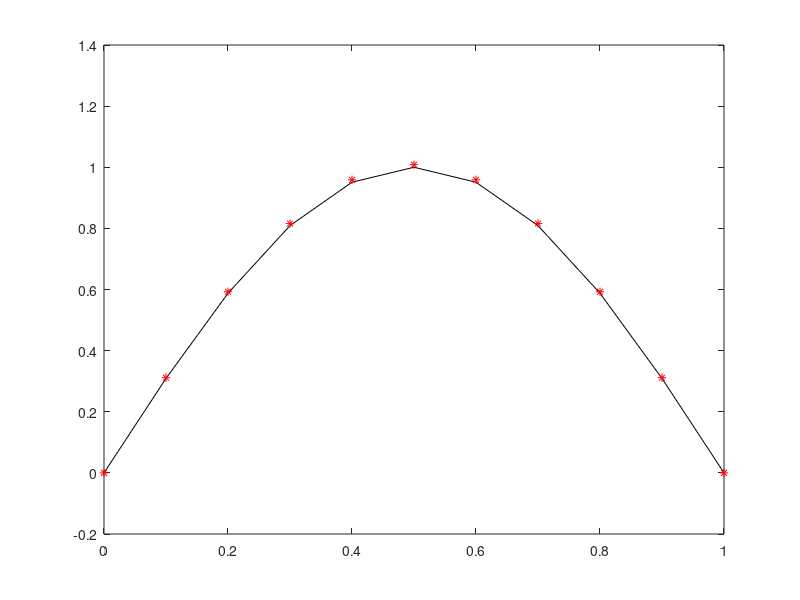

Here is the MATLAB script that generated this plot:
function fd1d (M,a,b,ua,ub)
%%%%%%%%%%%%%%%%%%%%%%%%%%%%%%%%%%%%%%%%%%%%%%%%%%%%%%
%%       FD1D
%%       for MTH 453/553
%%%%%%%%%%%%%%%%%%%%%%%%%%%%%%%%%%%%%%%%%%%%%%%%%%%%%%%%%%%%%%%%%%%%%%%%%%%%%%%%
%% This function shows how to set up the finite difference approximation of a 
%% model two-point boundary value problem -u''=f, on the interval [a,b], with 
%% Dirichlet boundary conditions ua (left) and ub (right), and default 
%% discretization 0....M.  
%%%%%%%%%%%%%%%%%%%%%%%%%%%%%%%%%%%%%%%%%%%%%%%%%%%%%%%%%%%%%%%%%%%%%%%%%%%%%%%%
%% Notes:
%% 1) Since MATLAB vectors aren't 0-indexed, we use 1..M+1 to label the nodes.
%% 2) The user must code the expression for f below (rhsfun).
%% 3) The user must code the expression for the exact solution below (exfun).


%% >>> Question to MP: What do you mean by this?  
%% >>> It seems that the boundary conditions are the inputs ua and ub?
%% and set up /change boundary conditions 

%%%%%%%%%%%%%%%%%%%%%%%%%%%%%%%%%%%%%%%%%%%%%%%%%%%%%%%%%%%%%%%%%%%%%%%%%%%%%%%%
%% Outputs:
%% This function will output a plot of both the exact solution and the 
%% numerical solution, along with reporting the max-norm error between the two.
%%%%%%%%%%%%%%%%%%%%%%%%%%%%%%%%%%%%%%%%%%%%%%%%%%%%%%%%%%%%%%%%%%%%%%%%%%%%%%%%
%% M. Peszynska, 03/2005
%% © Copyright Department of Mathematics, Oregon State University
%%%%%%%%%%%%%%%%%%%%%%%%%%%%%%%%%%%%%%%%%%%%%%%%%%%%%%%%%%%%%%%%%%%%%%%%%%%%%%%%
if nargin < 1, 
    M = 10; 
    a = 0; b = 1;
    ua = 0;
    ub = 0;
end

dx = (b-a)/M;           %% use uniform grid
x = (a:dx:b)';

%% set up the matrix and the right hand side vector
f = rhsfun(x);

A = zeros(M+1,M+1);     %% or use sparse(M+1,M+1)
for i=2:M
    %% set up i'th row of the matrix
    A(i,i) = 2;
    A(i,i-1) = -1; 
    A(i,i+1) = -1; 
end
A = A / (dx*dx);

%% apply the Dirichlet boundary conditions to the matrix 
%% and to the right hand side
A (1,1) = 1;
A (M+1,M+1) = 1; 
f (1,1) = ua;
f (M+1,1) = ub;

%% solve the linear system;
u = A \ f;

%% plot both the analytical and the numerical solutions
exvec = exfun(x);
plot(x,exvec,'k',x,u','r*');

%% compute the error vector
error = abs(exvec - u);
%% report the error in max norm and in two discrete norm 
fprintf('%g    %g\n',dx,norm(error,inf));   %% >>> Question to MP: I don't see the two-norm here?  Am I mis-understanding?

%%%%%%%%%%%%%%%%%%%%%%%%%%%%%%%%%%%%%%%%%%%%%%%%%%%%%%%%%%%%%%%%%%%%%%%%%%%%%%%%
%%%%%%%%%%%%%%%%%%%%%%%% these functions have to be coded by user %%%%%%%%%%%%%%
%%%%%%%%%%%%%%%%%%%%%%%%%%%%%%%%%%%%%%%%%%%%%%%%%%%%%%%%%%%%%%%%%%%%%%%%%%%%%%%%
function v = rhsfun(x)  %% this is the function f from the equation -u''=f
v = pi*pi*sin(pi*x);

function v = exfun(x)   %%this is the exact solution for instructive comparison
v = sin(pi*x);
